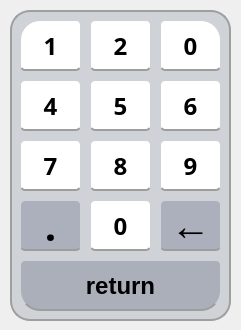
<?xml version="1.0" encoding="UTF-8"?>
<ui version="4.0">
 <class>Dialog</class>
 <widget class="QDialog" name="Dialog">
  <property name="geometry">
   <rect>
    <x>0</x>
    <y>0</y>
    <width>241</width>
    <height>330</height>
   </rect>
  </property>
  <property name="windowTitle">
   <string>Dialog</string>
  </property>
  <widget class="QFrame" name="frame_2">
   <property name="geometry">
    <rect>
     <x>10</x>
     <y>10</y>
     <width>221</width>
     <height>311</height>
    </rect>
   </property>
   <property name="styleSheet">
    <string notr="true">border: 2px solid;
border-color: rgb(159, 159, 159, 255);
border-radius: 20px;
background-color: rgba(207,211,216,255);</string>
   </property>
   <property name="frameShape">
    <enum>QFrame::StyledPanel</enum>
   </property>
   <property name="frameShadow">
    <enum>QFrame::Raised</enum>
   </property>
   <widget class="QPushButton" name="pushButton_4">
    <property name="geometry">
     <rect>
      <x>150</x>
      <y>10</y>
      <width>61</width>
      <height>51</height>
     </rect>
    </property>
    <property name="font">
     <font>
      <family>Segoe UI Black</family>
      <pointsize>18</pointsize>
      <weight>75</weight>
      <bold>true</bold>
     </font>
    </property>
    <property name="cursor">
     <cursorShape>PointingHandCursor</cursorShape>
    </property>
    <property name="styleSheet">
     <string notr="true">#pushButton_4{
border: 2px solid;
border-left-color: none;
border-right-color: none;
border-top-color:  none;
border-bottom-color: rgb(157, 157, 157);
background-color: rgb(255, 255, 255);
border-radius: 5px;
border-top-right-radius: 20px;
}
#pushButton_4:hover{
background-color: rgb(200,207,215);
padding-bottom: 5px;
padding-right: 5px;
}
#pushButton_4:pressed {
padding-top:5px;
padding-left:5px;
background-color: rgba(171,176,188,255);
}

</string>
    </property>
    <property name="text">
     <string>0</string>
    </property>
   </widget>
   <widget class="QPushButton" name="pushButton">
    <property name="geometry">
     <rect>
      <x>10</x>
      <y>250</y>
      <width>201</width>
      <height>51</height>
     </rect>
    </property>
    <property name="font">
     <font>
      <family>Arial</family>
      <pointsize>18</pointsize>
      <weight>75</weight>
      <bold>true</bold>
     </font>
    </property>
    <property name="cursor">
     <cursorShape>PointingHandCursor</cursorShape>
    </property>
    <property name="styleSheet">
     <string notr="true">QPushButton#pushButton {
border: 2px solid;
border-left-color: none;
border-right-color: none;
border-top-color:  none;
border-bottom-color: rgb(157, 157, 157);
background-color: rgba(170,175,185,255);
border-radius:5px;
border-bottom-right-radius: 20px;
border-bottom-left-radius: 20px;
}

QPushButton#pushButton:hover{
background-color: rgb(153,156,156);
padding-bottom: 5px;
padding-right: 5px;
}

QPushButton#pushButton:pressed{
padding-left: 5px;
padding-top: 5px;
background-color: rgba(171,176,188,255);
}
</string>
    </property>
    <property name="text">
     <string>return</string>
    </property>
   </widget>
   <widget class="QPushButton" name="pushButton_2">
    <property name="geometry">
     <rect>
      <x>10</x>
      <y>10</y>
      <width>61</width>
      <height>51</height>
     </rect>
    </property>
    <property name="font">
     <font>
      <family>Segoe UI Black</family>
      <pointsize>18</pointsize>
      <weight>75</weight>
      <bold>true</bold>
     </font>
    </property>
    <property name="cursor">
     <cursorShape>PointingHandCursor</cursorShape>
    </property>
    <property name="styleSheet">
     <string notr="true">#pushButton_2{
border: 2px solid;
border-left-color: none;
border-right-color: none;
border-top-color:  none;
border-bottom-color: rgb(157, 157, 157);
background-color: rgb(255, 255, 255);
border-radius: 5px;
border-top-left-radius: 20px;

}
#pushButton_2:hover{
background-color: rgb(200,207,215);
padding-bottom: 5px;
padding-right: 5px;
}
#pushButton_2:pressed {
padding-top:5px;
padding-left:5px;
background-color: rgba(171,176,188,255);
}

</string>
    </property>
    <property name="text">
     <string>1</string>
    </property>
   </widget>
   <widget class="QPushButton" name="pushButton_3">
    <property name="geometry">
     <rect>
      <x>80</x>
      <y>10</y>
      <width>61</width>
      <height>51</height>
     </rect>
    </property>
    <property name="font">
     <font>
      <family>Segoe UI Black</family>
      <pointsize>18</pointsize>
      <weight>75</weight>
      <bold>true</bold>
     </font>
    </property>
    <property name="cursor">
     <cursorShape>PointingHandCursor</cursorShape>
    </property>
    <property name="styleSheet">
     <string notr="true">#pushButton_3{

background-color: rgb(255, 255, 255);
border-radius: 5px;
border: 2px solid;
border-left-color: none;
border-right-color: none;
border-top-color:  none;
border-bottom-color: rgb(157, 157, 157);
}
#pushButton_3:hover{
background-color: rgb(200,207,215);
padding-bottom: 5px;
padding-right: 5px;
}
#pushButton_3:pressed {
padding-top:5px;
padding-left:5px;
background-color: rgba(171,176,188,255);
}

</string>
    </property>
    <property name="text">
     <string>2</string>
    </property>
   </widget>
   <widget class="QPushButton" name="pushButton_5">
    <property name="geometry">
     <rect>
      <x>80</x>
      <y>190</y>
      <width>61</width>
      <height>51</height>
     </rect>
    </property>
    <property name="font">
     <font>
      <family>Segoe UI Black</family>
      <pointsize>18</pointsize>
      <weight>75</weight>
      <bold>true</bold>
     </font>
    </property>
    <property name="cursor">
     <cursorShape>PointingHandCursor</cursorShape>
    </property>
    <property name="styleSheet">
     <string notr="true">#pushButton_5{
border: 2px solid;
border-left-color: none;
border-right-color: none;
border-top-color:  none;
border-bottom-color: rgb(157, 157, 157);
background-color: rgb(255, 255, 255);
border-radius: 5px;
}
#pushButton_5:hover{
background-color: rgb(200,207,215);
padding-bottom: 5px;
padding-right: 5px;
}
#pushButton_5:pressed {
padding-top:5px;
padding-left:5px;
background-color: rgba(171,176,188,255);
}

</string>
    </property>
    <property name="text">
     <string>0</string>
    </property>
   </widget>
   <widget class="QPushButton" name="pushButton_6">
    <property name="geometry">
     <rect>
      <x>10</x>
      <y>70</y>
      <width>61</width>
      <height>51</height>
     </rect>
    </property>
    <property name="font">
     <font>
      <family>Segoe UI Black</family>
      <pointsize>18</pointsize>
      <weight>75</weight>
      <bold>true</bold>
     </font>
    </property>
    <property name="cursor">
     <cursorShape>PointingHandCursor</cursorShape>
    </property>
    <property name="styleSheet">
     <string notr="true">#pushButton_6{
border: 2px solid;
border-left-color: none;
border-right-color: none;
border-top-color:  none;
border-bottom-color: rgb(157, 157, 157);
background-color: rgb(255, 255, 255);
border-radius: 5px;
}
#pushButton_6:hover{
background-color: rgb(200,207,215);
padding-bottom: 5px;
padding-right: 5px;
}
#pushButton_6:pressed {
padding-top:5px;
padding-left:5px;
background-color: rgba(171,176,188,255);
}

</string>
    </property>
    <property name="text">
     <string>4</string>
    </property>
   </widget>
   <widget class="QPushButton" name="pushButton_7">
    <property name="geometry">
     <rect>
      <x>80</x>
      <y>70</y>
      <width>61</width>
      <height>51</height>
     </rect>
    </property>
    <property name="font">
     <font>
      <family>Segoe UI Black</family>
      <pointsize>18</pointsize>
      <weight>75</weight>
      <bold>true</bold>
     </font>
    </property>
    <property name="cursor">
     <cursorShape>PointingHandCursor</cursorShape>
    </property>
    <property name="styleSheet">
     <string notr="true">#pushButton_7{
border: 2px solid;
border-left-color: none;
border-right-color: none;
border-top-color:  none;
border-bottom-color: rgb(157, 157, 157);
background-color: rgb(255, 255, 255);
border-radius: 5px;
}
#pushButton_7:hover{
background-color: rgb(200,207,215);
padding-bottom: 5px;
padding-right: 5px;
}

#pushButton_7:pressed {
padding-top:5px;
padding-left:5px;
background-color: rgba(171,176,188,255);
}

</string>
    </property>
    <property name="text">
     <string>5</string>
    </property>
   </widget>
   <widget class="QPushButton" name="pushButton_8">
    <property name="geometry">
     <rect>
      <x>150</x>
      <y>70</y>
      <width>61</width>
      <height>51</height>
     </rect>
    </property>
    <property name="font">
     <font>
      <family>Segoe UI Black</family>
      <pointsize>18</pointsize>
      <weight>75</weight>
      <bold>true</bold>
     </font>
    </property>
    <property name="cursor">
     <cursorShape>PointingHandCursor</cursorShape>
    </property>
    <property name="styleSheet">
     <string notr="true">#pushButton_8{
border: 2px solid;
border-left-color: none;
border-right-color: none;
border-top-color:  none;
border-bottom-color: rgb(157, 157, 157);
background-color: rgb(255, 255, 255);
border-radius: 5px;
}
#pushButton_8:hover{
background-color: rgb(200,207,215);
padding-bottom: 5px;
padding-right: 5px;
}
#pushButton_8:pressed {
padding-top:5px;
padding-left:5px;
background-color: rgba(171,176,188,255);
}

</string>
    </property>
    <property name="text">
     <string>6</string>
    </property>
   </widget>
   <widget class="QPushButton" name="pushButton_9">
    <property name="geometry">
     <rect>
      <x>10</x>
      <y>130</y>
      <width>61</width>
      <height>51</height>
     </rect>
    </property>
    <property name="font">
     <font>
      <family>Segoe UI Black</family>
      <pointsize>18</pointsize>
      <weight>75</weight>
      <bold>true</bold>
     </font>
    </property>
    <property name="cursor">
     <cursorShape>PointingHandCursor</cursorShape>
    </property>
    <property name="styleSheet">
     <string notr="true">#pushButton_9{
border: 2px solid;
border-left-color: none;
border-right-color: none;
border-top-color:  none;
border-bottom-color: rgb(157, 157, 157);
background-color: rgb(255, 255, 255);
border-radius: 5px;
}
#pushButton_9:hover{
background-color: rgb(200,207,215);
padding-bottom: 5px;
padding-right: 5px;
}
#pushButton_9:pressed {
padding-top:5px;
padding-left:5px;
background-color: rgba(171,176,188,255);
}

</string>
    </property>
    <property name="text">
     <string>7</string>
    </property>
   </widget>
   <widget class="QPushButton" name="pushButton_10">
    <property name="geometry">
     <rect>
      <x>80</x>
      <y>130</y>
      <width>61</width>
      <height>51</height>
     </rect>
    </property>
    <property name="font">
     <font>
      <family>Segoe UI Black</family>
      <pointsize>18</pointsize>
      <weight>75</weight>
      <bold>true</bold>
     </font>
    </property>
    <property name="cursor">
     <cursorShape>PointingHandCursor</cursorShape>
    </property>
    <property name="styleSheet">
     <string notr="true">#pushButton_10{
border: 2px solid;
border-left-color: none;
border-right-color: none;
border-top-color:  none;
border-bottom-color: rgb(157, 157, 157);
background-color: rgb(255, 255, 255);
border-radius: 5px;
}
#pushButton_10:hover{
background-color: rgb(200,207,215);
padding-bottom: 5px;
padding-right: 5px;
}
#pushButton_10:pressed {
padding-top:5px;
padding-left:5px;
background-color: rgba(171,176,188,255);
}

</string>
    </property>
    <property name="text">
     <string>8</string>
    </property>
   </widget>
   <widget class="QPushButton" name="pushButton_11">
    <property name="geometry">
     <rect>
      <x>150</x>
      <y>130</y>
      <width>61</width>
      <height>51</height>
     </rect>
    </property>
    <property name="font">
     <font>
      <family>Segoe UI Black</family>
      <pointsize>18</pointsize>
      <weight>75</weight>
      <bold>true</bold>
     </font>
    </property>
    <property name="cursor">
     <cursorShape>PointingHandCursor</cursorShape>
    </property>
    <property name="styleSheet">
     <string notr="true">#pushButton_11{
border: 2px solid;
border-left-color: none;
border-right-color: none;
border-top-color:  none;
border-bottom-color: rgb(157, 157, 157);
background-color: rgb(255, 255, 255);
border-radius: 5px;
}
#pushButton_11:hover{
background-color: rgb(200,207,215);
padding-bottom: 5px;
padding-right: 5px;
}
#pushButton_11:pressed {
padding-top:5px;
padding-left:5px;
background-color: rgba(171,176,188,255);
}

</string>
    </property>
    <property name="text">
     <string>9</string>
    </property>
   </widget>
   <widget class="QPushButton" name="pushButton_21">
    <property name="geometry">
     <rect>
      <x>10</x>
      <y>190</y>
      <width>61</width>
      <height>51</height>
     </rect>
    </property>
    <property name="font">
     <font>
      <family>Segoe UI Black</family>
      <pointsize>30</pointsize>
      <weight>75</weight>
      <bold>true</bold>
     </font>
    </property>
    <property name="cursor">
     <cursorShape>PointingHandCursor</cursorShape>
    </property>
    <property name="styleSheet">
     <string notr="true">#pushButton_21{
border: 2px solid;
border-left-color: none;
border-right-color: none;
border-top-color:  none;
border-bottom-color: rgb(157, 157, 157);
background-color: rgba(171,176,188,255);
border-radius: 5px;


}

#pushButton_21:hover{
background-color: rgb(153,156,156);
padding-bottom: 5px;
padding-right: 5px;
}
#pushButton_21:pressed {
padding-top:5px;
padding-left:5px;
background-color: rgb(255, 255, 255);
}

</string>
    </property>
    <property name="text">
     <string>.</string>
    </property>
   </widget>
   <widget class="QPushButton" name="pushButton_29">
    <property name="geometry">
     <rect>
      <x>150</x>
      <y>190</y>
      <width>61</width>
      <height>51</height>
     </rect>
    </property>
    <property name="font">
     <font>
      <family>Arial</family>
      <pointsize>30</pointsize>
      <weight>75</weight>
      <bold>true</bold>
     </font>
    </property>
    <property name="cursor">
     <cursorShape>PointingHandCursor</cursorShape>
    </property>
    <property name="styleSheet">
     <string notr="true">#pushButton_29{
border: 2px solid;
border-left-color: none;
border-right-color: none;
border-top-color:  none;
border-bottom-color: rgb(157, 157, 157);
background-color:  rgba(171,176,188,255);
border-radius: 5px;
}
#pushButton_29:hover{
background-color: rgb(153,156,156);
padding-bottom: 5px;
padding-right: 5px;
}

#pushButton_29:pressed {
padding-bottom: 10px;
padding-right: 10px;
background-color:rgba(171,176,188,255);
}

</string>
    </property>
    <property name="text">
     <string>←</string>
    </property>
   </widget>
  </widget>
 </widget>
 <resources/>
 <connections/>
</ui>
